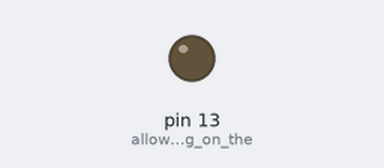
Bench run of a sketch on a simulated Arduino Uno, built with avr-gcc and run on an emulated ATmega328P. On the bench: output pins drawn as LEDs (lit = HIGH). Dashed ring = blinking. What the sketch prints to the serial monitor is not drawn.

Above: at 0.5 s.
At 2.66 s:
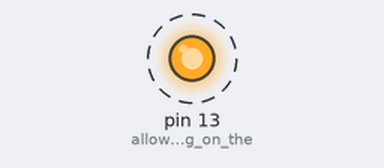
Timing chart, 0 to 3.0 s (numbered marks = the images above):
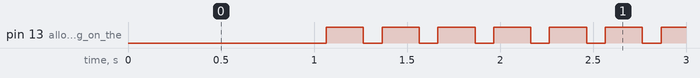

The sketch:

keyboardAttack1.ino
```cpp
/* Arduino USB HID Keyboard Demo
*/
#include "HIDKeyboard.h"
#include "script.h"

HIDKeyboard keyboard; // Initialize HIDKeyboard object
char script[] = "test1234";
void setup()
{
  keyboard.begin();
  pinMode(LED_BUILTIN, OUTPUT); //allows for turning on the builtin LED
  delay(1000);
  run();
}

void loop()
{

}

void run(){
  keyboard.print(script);
  finished();
}


void flashLight() {
  digitalWrite(LED_BUILTIN, HIGH);   // turn the LED on (HIGH is the voltage level)
  delay(200);
  digitalWrite(LED_BUILTIN, LOW);    // turn the LED off by making the voltage LOW
  delay(100);
}

void finished() {
  for (int i = 1; i == 1;)
    flashLight();
}
```

HIDKeyboard.cpp
```cpp
// (licence header left out)
#include "Arduino.h"
#include "HIDKeyboard.h"


/****************************************************************************
 * Generic constructor
 *
 * Clears buf[] report array
 ****************************************************************************/
HIDKeyboard::HIDKeyboard()
{
	buf[0] = 0;
	buf[1] = 0;
	buf[2] = 0;
	buf[3] = 0;
	buf[4] = 0;
	buf[5] = 0;
	buf[6] = 0;
	buf[7] = 0;
}

/****************************************************************************
 * begin()
 *
 * parameters: none
 *
 * returns: void
 *
 * Ends any current Serial communication and hijacks to send report buffers
 * to the ATMega8U2 at 9600 baud.
 ****************************************************************************/
void HIDKeyboard::begin()
{
	Serial.end();
	Serial.begin(9600);
}

/****************************************************************************
 * pressKey(modifier, key)
 *
 * parameters:
 * 	uint8_t modifier -- HID modifier value to send with key
 *	uint8_t key -- ASCII character value
 *
 * returns: void
 *
 * Converts <key> to an HID value, packages with the modifier, and sends
 * report.
 ****************************************************************************/
void HIDKeyboard::pressKey(uint8_t modifier, uint8_t key)
{
	this->buf[0] = modifier;
	this->buf[2] = HIDTable[key];
	Serial.write(this->buf, 8);
}

/****************************************************************************
 * pressKey(key)
 *
 * parameters:
 *	uint8_t key -- ASCII character value
 *
 * returns: void
 *
 * Overloaded from pressKey(modifier, key)
 *
 * Looks up key's modifier, and calls pressKey(modifier, key);
 ****************************************************************************/
void HIDKeyboard::pressKey(uint8_t key)
{
	pressKey(modifierTable[key], key);
}


/****************************************************************************
 * pressSpecialKey(modifier, specialKey)
 *
 * parameters:
 *	uint8_t modifier -- HID modifier to send with specialKey
 *	uint8_t specialKey -- HID table value
 *
 * returns: void
 *
 * Packages <modifier> with <specialKey> and sends report
 ***************************************************************************/
void HIDKeyboard::pressSpecialKey(uint8_t modifier, uint8_t specialKey)
{
	this->buf[0] = modifier;
	this->buf[2] = specialKey;
	Serial.write(this->buf, 8);
}


/****************************************************************************
 * pressSpecialKey(specialKey)
 *
 * parameters:
 *	uint8_t specialKey -- HID table value
 *
 * returns: void
 *
 * Overloaded from pressSpecialKey(modifier, specialKey)
 *
 * Calls pressSpecialKey(0, specialKey)
 ****************************************************************************/
void HIDKeyboard::pressSpecialKey(uint8_t specialKey)
{
	if(specialKey <= 0x08)
	{
		pressSpecialKey(specialKey, 0);
	}
	else
	{
		pressSpecialKey(0, specialKey);
	}
}


/****************************************************************************
 * releaseKey()
 *
 * parameters: none
 *
 * returns: void
 *
 * Sends empty report, indicating that no keys are pressed
 ****************************************************************************/
void HIDKeyboard::releaseKey()
{
	this->buf[0] = 0;
	this->buf[2] = 0;
	Serial.write(this->buf, 8);
}

/****************************************************************************
 * print(sequence)
 *
 * parameters:
 *	char* sequence -- character string
 *
 * returns: void
 *
 * Converts ASCII string <sequence> into HID values and presses the keys
 * in order.
 ****************************************************************************/
void HIDKeyboard::print(char* sequence)
{
	int i = 0;
	while(sequence[i] != '\0')
	{
		pressKey(modifierTable[sequence[i]], sequence[i]);
		releaseKey();
		i++;
	}
}

/****************************************************************************
 * println(sequence)
 *
 * parameters:
 *	char* sequence -- character string
 *
 * returns: void
 *
 * Calls print(sequence) followed by an ENTER press and release
 ****************************************************************************/
void HIDKeyboard::println(char* sequence)
{
	print(sequence);
	pressSpecialKey(0, ENTER);
	releaseKey();
}
```

HIDKeyboard.h
```cpp
// (licence header left out)
#ifndef HIDKeyboard_h
#define HIDKeyboard_h

#include "Arduino.h"

/****************************************************************************
 * SPECIAL CHARACTER DEFINES
 *
 * These are the HID values for keys that do not output characters
 *
 ****************************************************************************/

// HID Values of Function Keys
#define F1 0x3a
#define F2 0x3b
#define F3 0x3c
#define F4 0x3d
#define F5 0x3e
#define F6 0x3f
#define F7 0x40
#define F8 0x41
#define F9 0x42
#define F10 0x43
#define F11 0x44
#define F12 0x45

// HID Values of Special Keys
#define ENTER 0x28
#define ESCAPE 0x29
#define BACKSPACE 0x2a
#define TAB 0x2b
#define SPACEBAR 0x2c
#define CAPSLOCK 0x39
#define PRINTSCREEN 0x46
#define SCROLLLOCK 0x47
#define PAUSE 0x48
#define INSERT 0x49
#define HOME 0x4a
#define PAGEUP 0x4b
#define DELETE 0x4c
#define END 0x4d
#define PAGEDOWN 0x4e
#define RIGHTARROW 0x4f
#define LEFTARROW 0x50
#define DOWNARROW 0x51
#define UPARROW 0x52

// HID Values of Keypad Keys
#define NUMLOCK 0x53
#define KEYPADSLASH 0x54
#define KEYPADSTAR 0x55
#define KEYPADMINUS 0x56
#define KEYPADPLUS 0x57
#define KEYPADENTER 0x58
#define KEYPAD1 0x59
#define KEYPAD2 0x5a
#define KEYPAD3 0x5b
#define KEYPAD4 0x5c
#define KEYPAD5 0x5d
#define KEYPAD6 0x5e
#define KEYPAD7 0x5f
#define KEYPAD8 0x60
#define KEYPAD9 0x61
#define KEYPAD0 0x62
#define KEYPADPERIOD 0x63

// HID Values of System Keys
#define KEYBOARDAPPLICATION 0x65
#define KEYBOARDPOWER 0x66
#define VOLUMEMUTE 0x7f
#define VOLUMEUP 0x80
#define VOLUMEDOWN 0x81

// Common-use modifiers
#define CTRL 0x01
#define SHIFT 0x02
#define ALT 0x04
#define GUI 0x08


/****************************************************************************
 *
 * ASCII->HID LOOKUP TABLE
 *
 *	Taken from the HID Table definition at
 * 		http://www.usb.org/developers/devclass_docs/Hut1_11.pdf
 *
 *  This array maps the ASCII value of a type-able character to its
 *  corresponding HID value.
 *
 *	Example:
 *		'a' = ASCII value 97 = HID value 0x04
 * 		HIDTable['a'] = HIDTable[97] = 0x04
 *
 * 	NOTE:
 *		"Shift Modified" HID values are the same as the non Shift-Modified values
 * 		for any given character, e.g. the HID value for '2' is equal to the
 *		HID value for '@'. The Shift-Modified value is sent by setting the
 *		modifier value (buf[0]) to the corresponding modifier value in the
 *    modifier table.
 *
 ****************************************************************************/
const static uint8_t HIDTable[] =  {
	0x00, // 0
  0x00, 0x00, 0x00, 0x00, 0x00, 0x00, 0x00, 0x2A, 0x00, 0x00, // 10
	0x00, 0x00, 0x28, 0x00, 0x00, 0x00, 0x00, 0x00, 0x00, 0x00, // 20
	0x00, 0x00, 0x00, 0x00, 0x00, 0x00, 0x29, 0x00, 0x00, 0x00, // 30
	0x00, 0x2c, 0x1e, 0x34, 0x20, 0x21, 0x22, 0x24, 0x34, 0x26, // 40
	0x27, 0x25, 0x2e, 0x36, 0x2d, 0x37, 0x38, 0x27, 0x1e, 0x1f, // 50
	0x20, 0x21, 0x22, 0x23, 0x24, 0x25, 0x26, 0x33, 0x33, 0x36, // 60
	0x2e, 0x37, 0x38, 0x1f, 0x04, 0x05, 0x06, 0x07, 0x08, 0x09, // 70
	0x0a, 0x0b, 0x0c, 0x0d, 0x0e, 0x0f, 0x10, 0x11, 0x12, 0x13, // 80
	0x14, 0x15, 0x16, 0x17, 0x18, 0x19, 0x1a, 0x1b, 0x1c, 0x1d, // 90
	0x2f, 0x31, 0x30, 0x23, 0x2d, 0x35, 0x04, 0x05, 0x06, 0x07, // 100
	0x08, 0x09, 0x0a, 0x0b, 0x0c, 0x0d, 0x0e, 0x0f, 0x10, 0x11, // 110
	0x12, 0x13, 0x14, 0x15, 0x16, 0x17, 0x18, 0x19, 0x1a, 0x1b, // 120
	0x1c, 0x1d, 0x2f, 0x31, 0x30, 0x35, 127 // 127
};


/****************************************************************************
 *
 * ASCII->MODIFIER LOOKUP TABLE
 *
 * 	Looks up whether or not the HID report should use the SHIFT modifier.
 *
 * 	Example:
 *		The character '2' and the character '@' have different ASCII values but
 * 		the same HID value. This table uses the ASCII value to determine if
 *		we should hold shift while sending the key. e.g.:
 *
 *			HIDTable['2'] = 0x1f  and  modifierTable['2'] = 0
 *			HIDTable['@'] = 0x1f  and  modifierTable['@'] = SHIFT
 *
 *  There's probaly a better way to do this, but it's functional.
 *
 ****************************************************************************/
const static uint8_t modifierTable[] = {
	0x00, // 0
  0x00, 0x00, 0x00, 0x00, 0x00, 0x00, 0x00, 0x00, 0x00, 0x00, 					// 10
  0x00, 0x00, 0x00, 0x00, 0x00, 0x00, 0x00, 0x00, 0x00, 0x00, 					// 20
  0x00, 0x00, 0x00, 0x00, 0x00, 0x00, 0x00, 0x00, 0x00, 0x00, 					// 30
  0x00, 0x00, SHIFT, SHIFT, SHIFT, SHIFT, SHIFT, SHIFT, SHIFT, SHIFT, 	// 40
  SHIFT, 0x00, SHIFT, SHIFT, 0x00, 0x00, 0x00, 0x00, 0x00, 0x00, 				// 50
  0x00, 0x00, 0x00, 0x00, 0x00, 0x00, 0x00, SHIFT, 0x00, SHIFT, 				// 60
  0x00, SHIFT, SHIFT, SHIFT, SHIFT, SHIFT, SHIFT, SHIFT, SHIFT, SHIFT, 	// 70
  SHIFT, SHIFT, SHIFT, SHIFT, SHIFT, SHIFT, SHIFT, SHIFT, SHIFT, SHIFT, // 80
  SHIFT, SHIFT, SHIFT, SHIFT, SHIFT, SHIFT, SHIFT, SHIFT, SHIFT, SHIFT, // 90
  0x00, 0x00, 0x00, SHIFT, SHIFT, 0x00, 0x00, 0x00, 0x00, 0x00, 				// 100
  0x00, 0x00, 0x00, 0x00, 0x00, 0x00, 0x00, 0x00, 0x00, 0x00, 					// 110
  0x00, 0x00, 0x00, 0x00, 0x00, 0x00, 0x00, 0x00, 0x00, 0x00, 					// 120
  0x00, 0x00, SHIFT, SHIFT, SHIFT, SHIFT, 0x00 // 127
};


class HIDKeyboard
{
	public:
		// Constructor
		HIDKeyboard();
		// Public functions
		void begin(); // Starts the required serial communication (9600 baud)
		void pressKey(uint8_t modifier, uint8_t key); // Looks up key in HIDTable and sends with a modifier
		void pressKey(uint8_t key); // Sends key report without modifier (modifier = 0)
		void pressSpecialKey(uint8_t modifier, uint8_t specialKey); // Sends specialKey with a modifier
		void pressSpecialKey(uint8_t specialKey); // Sends specialKey without modifier
		void releaseKey(); // Releases keys (clears key and modifier)
		void print(char* sequence); // Prints string <sequence>
		void println(char* sequence); // Prints string <sequence> followed by a carriage return
	private:
		// HID report buffer
		uint8_t buf[8]; // In report, buf[0] = modifier and buf[2] = key HID value
};

#endif
```

script.h
```cpp
#define SCRIPT "test123123";
```

Measured:
- by itself, pin 13 (allows_for_turning_on_the): alternates HIGH for 0.20 s and LOW for 0.10 s
